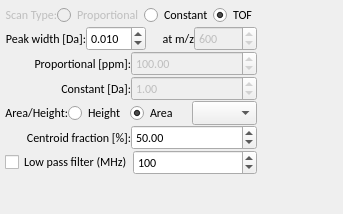
<?xml version="1.0" encoding="UTF-8"?>
<ui version="4.0">
 <class>CentroidForm</class>
 <widget class="QWidget" name="CentroidForm">
  <property name="geometry">
   <rect>
    <x>0</x>
    <y>0</y>
    <width>343</width>
    <height>214</height>
   </rect>
  </property>
  <property name="sizePolicy">
   <sizepolicy hsizetype="Preferred" vsizetype="Preferred">
    <horstretch>0</horstretch>
    <verstretch>0</verstretch>
   </sizepolicy>
  </property>
  <property name="font">
   <font>
    <family>Calibri</family>
   </font>
  </property>
  <property name="windowTitle">
   <string>Form</string>
  </property>
  <layout class="QHBoxLayout" name="horizontalLayout_2">
   <property name="spacing">
    <number>0</number>
   </property>
   <property name="leftMargin">
    <number>5</number>
   </property>
   <property name="topMargin">
    <number>4</number>
   </property>
   <property name="rightMargin">
    <number>2</number>
   </property>
   <property name="bottomMargin">
    <number>4</number>
   </property>
   <item>
    <layout class="QVBoxLayout" name="verticalLayout">
     <property name="spacing">
      <number>0</number>
     </property>
     <item>
      <layout class="QHBoxLayout" name="horizontalLayout7">
       <item>
        <widget class="QLabel" name="label">
         <property name="enabled">
          <bool>false</bool>
         </property>
         <property name="font">
          <font>
           <family>Calibri</family>
          </font>
         </property>
         <property name="text">
          <string>Scan Type:</string>
         </property>
         <property name="alignment">
          <set>Qt::AlignRight|Qt::AlignTrailing|Qt::AlignVCenter</set>
         </property>
        </widget>
       </item>
       <item>
        <widget class="QRadioButton" name="radioButton_propo">
         <property name="enabled">
          <bool>false</bool>
         </property>
         <property name="font">
          <font>
           <family>Calibri</family>
          </font>
         </property>
         <property name="text">
          <string>Proportional</string>
         </property>
         <attribute name="buttonGroup">
          <string notr="true">buttonGroup</string>
         </attribute>
        </widget>
       </item>
       <item>
        <widget class="QRadioButton" name="radioButton_constant">
         <property name="font">
          <font>
           <family>Calibri</family>
          </font>
         </property>
         <property name="text">
          <string>Constant</string>
         </property>
         <attribute name="buttonGroup">
          <string notr="true">buttonGroup</string>
         </attribute>
        </widget>
       </item>
       <item>
        <widget class="QRadioButton" name="radioButton_tof">
         <property name="font">
          <font>
           <family>Calibri</family>
          </font>
         </property>
         <property name="text">
          <string>TOF</string>
         </property>
         <property name="checked">
          <bool>true</bool>
         </property>
         <attribute name="buttonGroup">
          <string notr="true">buttonGroup</string>
         </attribute>
        </widget>
       </item>
      </layout>
     </item>
     <item>
      <layout class="QHBoxLayout" name="horizontalLayout6">
       <item>
        <widget class="QLabel" name="label_2">
         <property name="font">
          <font>
           <family>Calibri</family>
          </font>
         </property>
         <property name="text">
          <string>Peak width [Da]:</string>
         </property>
         <property name="alignment">
          <set>Qt::AlignRight|Qt::AlignTrailing|Qt::AlignVCenter</set>
         </property>
        </widget>
       </item>
       <item>
        <widget class="QDoubleSpinBox" name="doubleSpinBox_peakwidth">
         <property name="font">
          <font>
           <family>Calibri</family>
          </font>
         </property>
         <property name="decimals">
          <number>3</number>
         </property>
         <property name="minimum">
          <double>0.001000000000000</double>
         </property>
         <property name="singleStep">
          <double>0.010000000000000</double>
         </property>
         <property name="value">
          <double>0.010000000000000</double>
         </property>
        </widget>
       </item>
       <item>
        <widget class="QLabel" name="label_3">
         <property name="font">
          <font>
           <family>Calibri</family>
          </font>
         </property>
         <property name="text">
          <string>at m/z</string>
         </property>
         <property name="alignment">
          <set>Qt::AlignRight|Qt::AlignTrailing|Qt::AlignVCenter</set>
         </property>
        </widget>
       </item>
       <item>
        <widget class="QDoubleSpinBox" name="doubleSpinBox_mz">
         <property name="enabled">
          <bool>false</bool>
         </property>
         <property name="font">
          <font>
           <family>Calibri</family>
          </font>
         </property>
         <property name="decimals">
          <number>0</number>
         </property>
         <property name="maximum">
          <double>100000.000000000000000</double>
         </property>
         <property name="value">
          <double>600.000000000000000</double>
         </property>
        </widget>
       </item>
      </layout>
     </item>
     <item>
      <layout class="QHBoxLayout" name="horizontalLayout5">
       <item>
        <widget class="QLabel" name="label_4">
         <property name="font">
          <font>
           <family>Calibri</family>
          </font>
         </property>
         <property name="text">
          <string>Proportional [ppm]:</string>
         </property>
         <property name="alignment">
          <set>Qt::AlignRight|Qt::AlignTrailing|Qt::AlignVCenter</set>
         </property>
        </widget>
       </item>
       <item>
        <widget class="QDoubleSpinBox" name="doubleSpinBox_proportional">
         <property name="enabled">
          <bool>false</bool>
         </property>
         <property name="font">
          <font>
           <family>Calibri</family>
          </font>
         </property>
         <property name="maximum">
          <double>100000.000000000000000</double>
         </property>
         <property name="value">
          <double>100.000000000000000</double>
         </property>
        </widget>
       </item>
      </layout>
     </item>
     <item>
      <layout class="QHBoxLayout" name="horizontalLayout4">
       <item>
        <widget class="QLabel" name="label_5">
         <property name="font">
          <font>
           <family>Calibri</family>
          </font>
         </property>
         <property name="text">
          <string>Constant [Da]:</string>
         </property>
         <property name="alignment">
          <set>Qt::AlignRight|Qt::AlignTrailing|Qt::AlignVCenter</set>
         </property>
        </widget>
       </item>
       <item>
        <widget class="QDoubleSpinBox" name="doubleSpinBox_constant">
         <property name="enabled">
          <bool>false</bool>
         </property>
         <property name="font">
          <font>
           <family>Calibri</family>
          </font>
         </property>
         <property name="value">
          <double>1.000000000000000</double>
         </property>
        </widget>
       </item>
      </layout>
     </item>
     <item>
      <layout class="QHBoxLayout" name="horizontalLayout3">
       <item>
        <widget class="QLabel" name="label_6">
         <property name="font">
          <font>
           <family>Calibri</family>
          </font>
         </property>
         <property name="text">
          <string>Area/Height:</string>
         </property>
         <property name="alignment">
          <set>Qt::AlignRight|Qt::AlignTrailing|Qt::AlignVCenter</set>
         </property>
        </widget>
       </item>
       <item>
        <widget class="QRadioButton" name="radioButton_height">
         <property name="font">
          <font>
           <family>Calibri</family>
          </font>
         </property>
         <property name="text">
          <string>Height</string>
         </property>
         <attribute name="buttonGroup">
          <string notr="true">buttonGroup_2</string>
         </attribute>
        </widget>
       </item>
       <item>
        <widget class="QRadioButton" name="radioButton_area">
         <property name="font">
          <font>
           <family>Calibri</family>
          </font>
         </property>
         <property name="text">
          <string>Area</string>
         </property>
         <property name="checked">
          <bool>true</bool>
         </property>
         <attribute name="buttonGroup">
          <string notr="true">buttonGroup_2</string>
         </attribute>
        </widget>
       </item>
       <item>
        <widget class="QComboBox" name="comboBox"/>
       </item>
      </layout>
     </item>
     <item>
      <layout class="QHBoxLayout" name="horizontalLayout2">
       <item>
        <widget class="QLabel" name="label_7">
         <property name="font">
          <font>
           <family>Calibri</family>
          </font>
         </property>
         <property name="text">
          <string>Centroid fraction [%]:</string>
         </property>
         <property name="alignment">
          <set>Qt::AlignRight|Qt::AlignTrailing|Qt::AlignVCenter</set>
         </property>
        </widget>
       </item>
       <item>
        <widget class="QDoubleSpinBox" name="doubleSpinBox_centroidfraction">
         <property name="font">
          <font>
           <family>Calibri</family>
          </font>
         </property>
         <property name="value">
          <double>50.000000000000000</double>
         </property>
        </widget>
       </item>
      </layout>
     </item>
     <item>
      <layout class="QHBoxLayout" name="horizontalLayout_4">
       <item>
        <widget class="QCheckBox" name="noiseFilterMethod">
         <property name="text">
          <string>Low pass filter (MHz)</string>
         </property>
        </widget>
       </item>
       <item>
        <widget class="QSpinBox" name="cutoffMHz">
         <property name="minimum">
          <number>0</number>
         </property>
         <property name="maximum">
          <number>1000</number>
         </property>
         <property name="singleStep">
          <number>10</number>
         </property>
         <property name="value">
          <number>100</number>
         </property>
        </widget>
       </item>
      </layout>
     </item>
     <item>
      <spacer name="verticalSpacer">
       <property name="orientation">
        <enum>Qt::Vertical</enum>
       </property>
       <property name="sizeHint" stdset="0">
        <size>
         <width>20</width>
         <height>40</height>
        </size>
       </property>
      </spacer>
     </item>
    </layout>
   </item>
   <item>
    <spacer name="horizontalSpacer">
     <property name="orientation">
      <enum>Qt::Horizontal</enum>
     </property>
     <property name="sizeHint" stdset="0">
      <size>
       <width>40</width>
       <height>20</height>
      </size>
     </property>
    </spacer>
   </item>
  </layout>
 </widget>
 <resources/>
 <connections>
  <connection>
   <sender>radioButton_tof</sender>
   <signal>clicked()</signal>
   <receiver>CentroidForm</receiver>
   <slot>update()</slot>
   <hints>
    <hint type="sourcelabel">
     <x>251</x>
     <y>29</y>
    </hint>
    <hint type="destinationlabel">
     <x>199</x>
     <y>149</y>
    </hint>
   </hints>
  </connection>
  <connection>
   <sender>radioButton_constant</sender>
   <signal>clicked()</signal>
   <receiver>CentroidForm</receiver>
   <slot>update()</slot>
   <hints>
    <hint type="sourcelabel">
     <x>190</x>
     <y>29</y>
    </hint>
    <hint type="destinationlabel">
     <x>199</x>
     <y>149</y>
    </hint>
   </hints>
  </connection>
  <connection>
   <sender>radioButton_propo</sender>
   <signal>clicked()</signal>
   <receiver>CentroidForm</receiver>
   <slot>update()</slot>
   <hints>
    <hint type="sourcelabel">
     <x>110</x>
     <y>29</y>
    </hint>
    <hint type="destinationlabel">
     <x>199</x>
     <y>149</y>
    </hint>
   </hints>
  </connection>
 </connections>
 <buttongroups>
  <buttongroup name="buttonGroup"/>
  <buttongroup name="buttonGroup_2"/>
 </buttongroups>
</ui>
